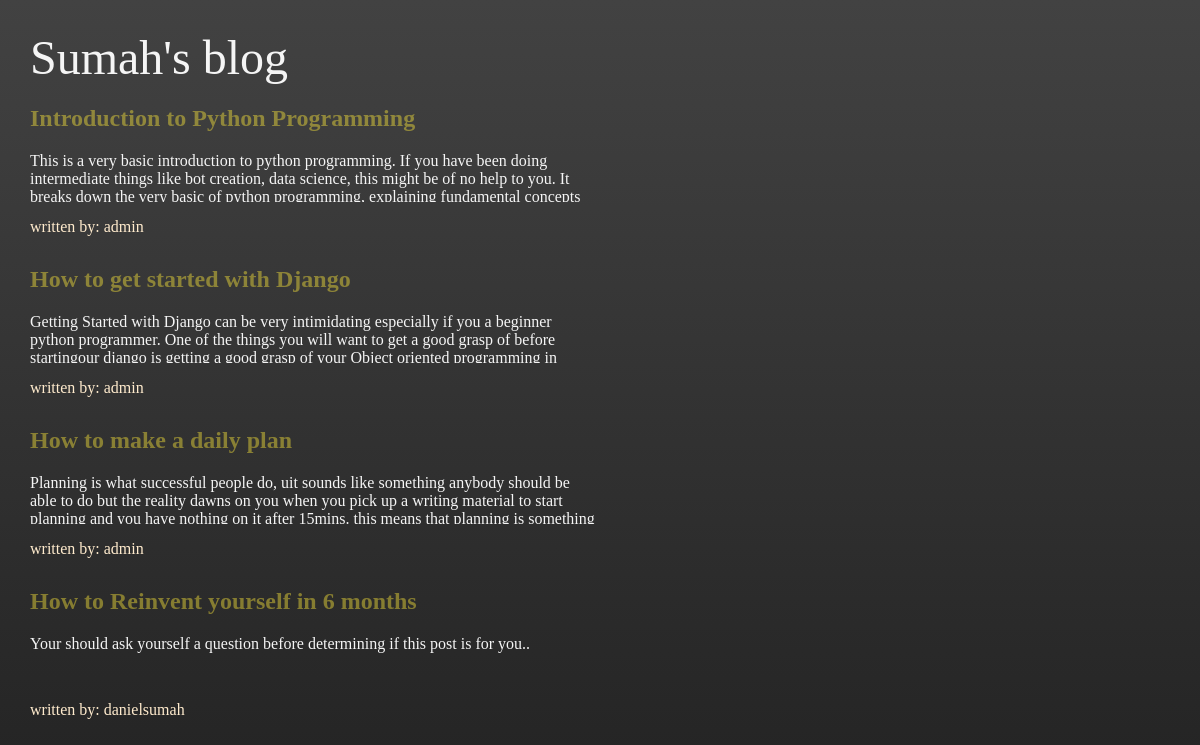
The page / on the database its author committed.
### blog/models.py (models this page shows, shortened)
class Post(models.Model):
    title = models.CharField(max_length=100)
    slug = models.SlugField(null=True)
    author = models.ForeignKey('auth.User', on_delete=models.CASCADE)
    body = models.TextField()

### blog/views.py (the view)
# urls.py: path('', BlogHomeView.as_view(), name='blog_home_url'),
class BlogHomeView(ListView):
    model = Post
    template_name = "home.html"
    context_object_name = 'posts'

### blog/templates/home.html
{% extends 'base.html' %}
{% block content %}
    {% for post in posts %}
    <a href="{% url 'blog:post_detail_url' slug=post.slug %}">
        <div class="single-post">
            <h1 class="single-post-header text-darkyellow">{{post.title}}</h1>
            <p  class="single-post-body text-whitesmoke">{{post.body}}</p>
            <p class="single-post-author">written by: {{post.author}}</p>
        </div>
    </a>
    {% endfor %}
{% endblock content %}

### blog/templates/base.html (style rules this page uses)
html { height: auto; }
body { height: 100%; margin: 0; background-repeat: no-repeat; background-attachment: fixed; margin: 30px; }
a { text-decoration: none; }
.main-bg { background: #424242; background: linear-gradient( #424242, #212121); }
.text-whitesmoke { color: whitesmoke }
.text-darkyellow { color: rgba(255, 235, 59, 0.432) }
.single-post { max-width: 50%; min-width: 400px; margin-bottom: 30px; }
.single-post-body { height: 50px; overflow:hidden; }
.single-post-author { color: blanchedalmond; }

### rows shown on the page
Post: title "Introduction to Python Programming", body "This is a very basic introduction to python programming. If you have been doing intermediate things like bot creation, data science, this might be of no help to you. It breaks down the very basic of python programming, explaining fundamental concepts…", author "admin"
Post: title "How to get started with Django", body "Getting Started with Django can be very intimidating especially if you a beginner python programmer. One of the things you will want to get a good grasp of before startingour django is getting a good grasp of your Object oriented programming in…", author "admin"
Post: title "How to make a daily plan", body "Planning is what successful people do, uit sounds like something anybody should be able to do but the reality dawns on you when you pick up a writing material to start planning and you have nothing on it after 15mins. this means that planning is something…", author "admin"
Post: title "How to Reinvent yourself in 6 months", body "Your should ask yourself a question before determining if this post is for you..", author "danielsumah"
